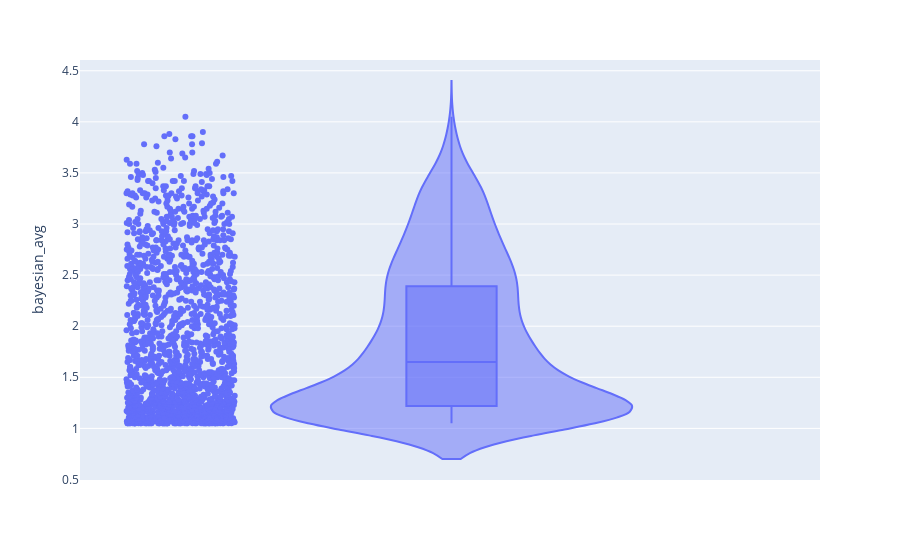

Source (notebook cell):
### Code cell
# violin plot based on movie_id 
fig = px.violin(movies_stats, y="bayesian_avg", box=True, points="all",
          hover_data=data.columns)
fig.show()

### Figure 1 — Plotly figure (JSON) as saved in the notebook; plotly's stock layout.template omitted (floating-point values rounded to 4 significant figures; data arrays with more than 128 entries replaced by an {"elided": "..."} marker saying what was removed)
{"data": [{"alignmentgroup": "True", "box": {"visible": true}, "customdata": {"elided": "1682x2 float values"}, "hovertemplate": "bayesian_avg=%{y}<br>count=%{customdata[0]}<br>mean=%{customdata[1]}<extra></extra>", "legendgroup": "", "marker": {"color": "#636efa"}, "name": "", "offsetgroup": "", "orientation": "v", "points": "all", "scalegroup": "True", "showlegend": false, "type": "violin", "x0": " ", "xaxis": "x", "y": {"elided": "1682 float values"}, "y0": " ", "yaxis": "y"}], "layout": {"legend": {"tracegroupgap": 0}, "margin": {"t": 60}, "violinmode": "group", "xaxis": {"anchor": "y", "domain": [0, 1]}, "yaxis": {"anchor": "x", "domain": [0, 1], "title": {"text": "bayesian_avg"}}}}
